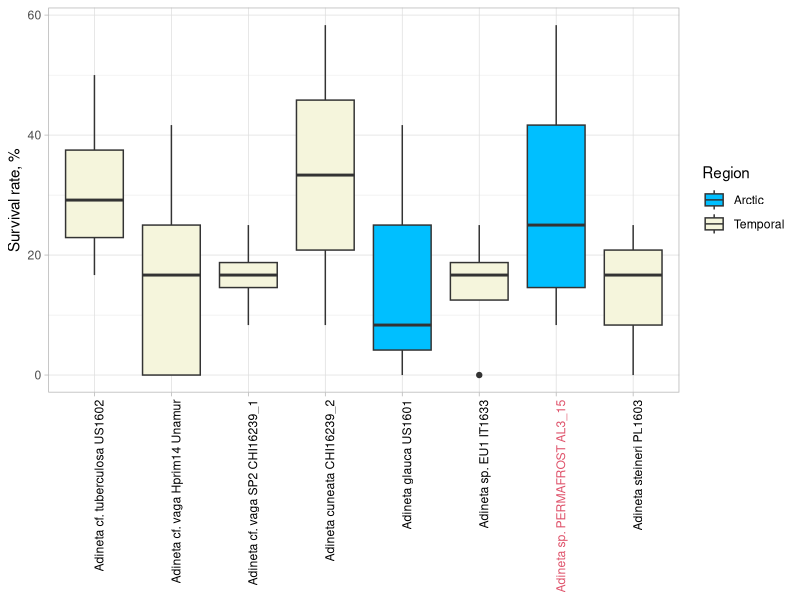

This chart was generated by the following R code: (Note: this script raises an error after producing the figure.)
library(magrittr)
library(dplyr)
library(ggplot2)
library(lme4)

# Read the data:
Names <- c('SampleID', 'Species', 'Age', 'Continent', 'Region', 'Country',
          'Plate', 'Individual', 'Survival')
fr.meta <- read.csv('Freezing-experiments-data-with-metadata.csv',
                    nrows = 11, skip = 1)
fr <- read.csv('Freezing-experiments-data-with-metadata.csv', skip = 14)[1:4]

# Some statistics:
fr %>% filter(grepl('SCL-15-7', SampleID)) %>% nrow # 144 individuals
fr %>% filter(!grepl('SCL-15-7', SampleID)) %>% nrow # 402 individuals

# Find the species with zero survival rate:
Zsp <- fr %>% group_by(SampleID) %>% summarize(Surv = sum(Survival)) %>%
  filter(Surv == 0) %$% SampleID %>% as.character

# Leave only the species with a positive survival rate:
fr %<>% filter(!SampleID %in% Zsp)
fr %>% filter(!grepl('SCL-15-7', SampleID)) %>% nrow # 318 individuals

# Populate the data table of results with the metadata:
fr$Age <- fr$Region <- fr$Species <- ''
for (i in 1:nrow(fr)) {
  fr$Region[i] <- fr.meta$Region[match(fr$SampleID[i], fr.meta$SampleID)]
  fr$Species[i] <- paste(
    fr.meta$Species[match(fr$SampleID[i], fr.meta$SampleID)],
    fr.meta$SampleID[match(fr$SampleID[i], fr.meta$SampleID)]
  )
  fr$Age[i] <- ifelse(fr$SampleID[i] == 'SCL-15-7', 'Ancient', 'Modern')
}

# Median survival rate:
fr %>%
  group_by(Age, Plate) %>%
  summarize(Surv = sum(Survival)/n()*100) %>% 
  group_by(Age) %>% 
  summarize(
    Median = median(Surv),
    MinSurv = min(Surv),
    MaxSurv = max(Surv)
    )
# Age     Median MinSurv MaxSurv
# Ancient   25      8.33    58.3
# Modern    16.7    0       58.3
  
# Plotting --------------------------------------------------------------------
fr %>%
  mutate(Species = sub('SP1', 'Hprim14', Species)) %>% 
  group_by(Region, Species, Plate) %>%
  summarize(Surv = sum(Survival)/n()*100) %>% 
  ggplot(aes(Species, Surv, fill = Region)) + geom_boxplot() +
  scale_fill_manual(values = c(
    'Arctic' = 'deepskyblue',
    'Temporal' = 'beige')) +
  labs(y = 'Survival rate, %', x = NULL) +
  theme_light() +
  theme(axis.text.x = element_text(angle = 90, hjust = 1,
                                   color = c(1,1,1,1,1,1,2,1)))


# Modeling --------------------------------------------------------------------
## Testing for the presence of the phylogenetic signal:
fr_ag <- fr %>% group_by(SampleID) %>%
  summarise(Survival = sum(Survival)/n()) %>%
  as.data.frame
fr_ag <- fr_ag[fr_ag$SampleID %in% phy$tip.label, ] # not all guys are on the tree
fr_ag_v <- setNames(fr_ag$Survival, fr_ag$SampleID)
phytools::phylosig(phy, fr_ag_v, method = 'K', test = T)
phytools::phylosig(phy, fr_ag_v, method = 'lambda', test = T)
## No phylogenetic signal detected, so we use mixed-effects models
## assuming uncorrelated errors

## Model controls:
modContr <- glmerControl(
  check.conv.singular = .makeCC(action = 'message', tol = 1e-5),
  check.conv.grad = .makeCC('warning', tol = 1e-2))

## Intercept-only model, Plate random:
fr.glmer00 <- fr %>%
  glmer(Survival ~ 1 + (1|Plate), data = .,
        family = 'binomial', control = modContr)
summary(fr.glmer00)

## Species fixed, Plate random:
fr.glmer01 <- fr %>%
  glmer(Survival ~ Species + (1|Plate), data = .,
        family = 'binomial', control = modContr)
summary(fr.glmer01)
anova(fr.glmer01, fr.glmer00)

## Region fixed, Plate random:
fr.glmer02 <- fr %>%
  glmer(Survival ~ Region + (1|Plate), data = .,
        family = 'binomial', control = modContr)
summary(fr.glmer02)
anova(fr.glmer02, fr.glmer00)

## Intercept-only; Species and Plate random; Plate nested in Species:
fr.glmer03 <- fr %>%
  glmer(Survival ~ 1 + (1|Species/Plate), data = .,
        family = 'binomial', control = modContr)
summary(fr.glmer03)
anova(fr.glmer03, fr.glmer00)

## Region fixed; Species and Plate random; Plate nested in Species:
fr.glmer04 <- fr %>%
  glmer(Survival ~ Region + (1|Species/Plate), data = .,
        family = 'binomial', control = modContr)
summary(fr.glmer04)
anova(fr.glmer04, fr.glmer03)


# Pairwise comparisons --------------------------------------------------------

# Diff. in prop. between the contemp. and ancient Arctic species:
fr %>% filter(Region == 'arctic') %>%
  group_by(Species) %>% 
  summarise(N = n(), Surv = sum(Survival)) %$% 
  prop.test(Surv, N, alternative = 'less') # A. glauca has smaller median
# Xsq = 0.63587; p = 0.2126

# Diff. in prop. between the ancient species and the sister contemp. species,
# A. vaga isolate Hprim14, GenBank KU860644.1:
fr %>% filter(grepl('Unamur|AL3_15', SampleID)) %>%
  group_by(Species) %>% 
  summarise(N = n(), Surv = sum(Survival)) %$% 
  prop.test(Surv, N, alternative = 'less') # Hprim14 has smaller median
# Xsq = 2.8572; p = 0.04548
